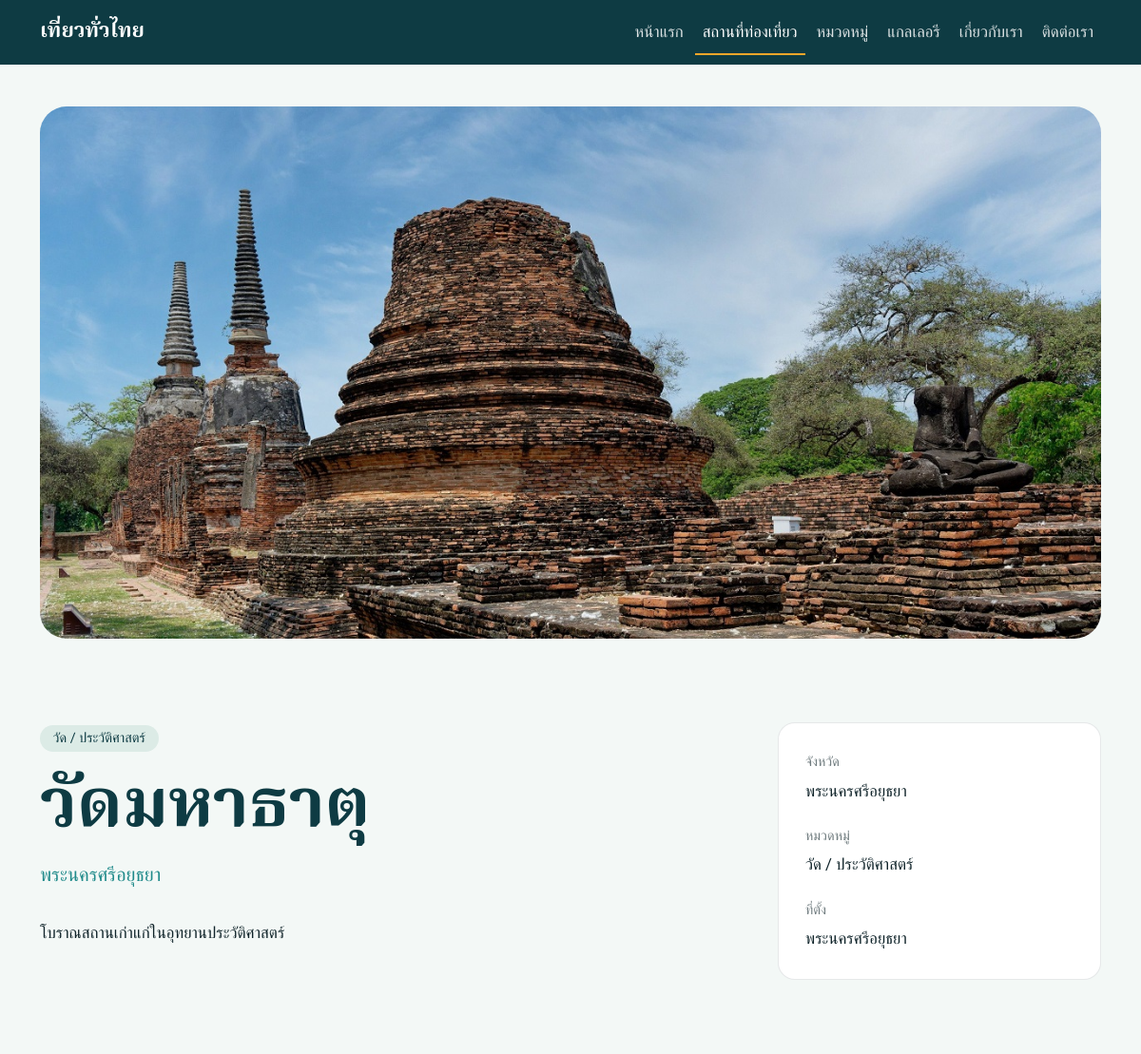
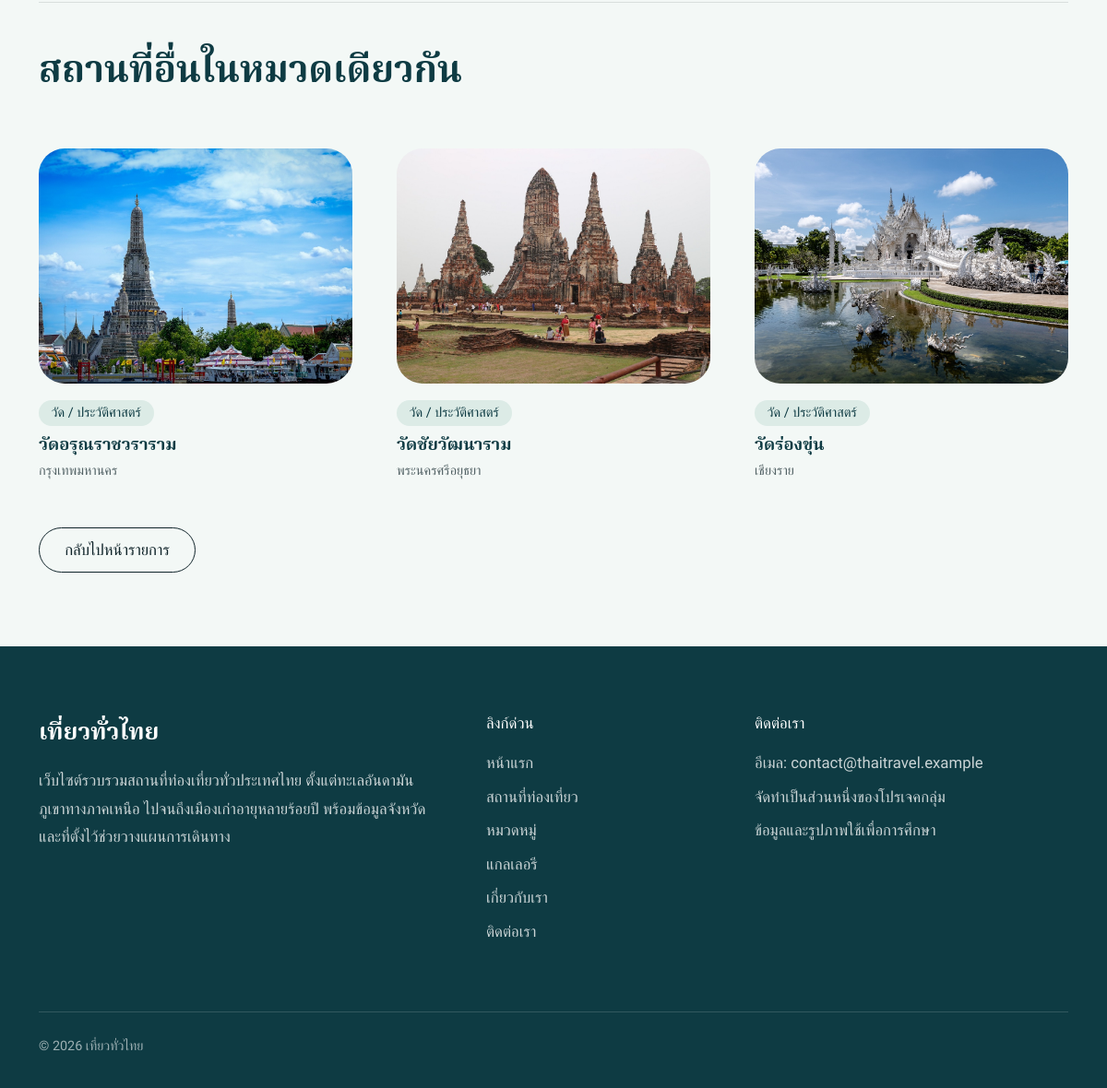
The page /place-detail.php?id=15 on the database its author committed (2 pictures, top to bottom).
### tables this page shows
CREATE TABLE IF NOT EXISTS places (
  id INT UNSIGNED AUTO_INCREMENT PRIMARY KEY,
  category_id INT UNSIGNED NOT NULL,
  name VARCHAR(150) NOT NULL,
  province VARCHAR(100) NOT NULL DEFAULT '',
  description TEXT,
  location VARCHAR(255) DEFAULT NULL,
  image VARCHAR(255) DEFAULT NULL,
  created_at TIMESTAMP NOT NULL DEFAULT CURRENT_TIMESTAMP,
  KEY idx_cat (category_id),
  CONSTRAINT fk_places_cat FOREIGN KEY (category_id) REFERENCES categories(id)
);

CREATE TABLE IF NOT EXISTS categories (
  id INT UNSIGNED AUTO_INCREMENT PRIMARY KEY,
  name VARCHAR(100) NOT NULL UNIQUE,
  created_at TIMESTAMP NOT NULL DEFAULT CURRENT_TIMESTAMP
);

### place-detail.php (the view, shortened to what this page needs)
<?php
require __DIR__ . '/config/db.php';
$uploadUrl = '/travel/uploads/';
$id = (int) ($_GET['id'] ?? 0);
$stmt = $pdo->prepare(
    'SELECT p.id, p.category_id, p.name, p.province, p.description, p.location, p.image,
            c.name AS category_name
     FROM places p
     LEFT JOIN categories c ON p.category_id = c.id
     WHERE p.id = ?'
);
$stmt->execute([$id]);
$place = $stmt->fetch();
$related = [];
if ($place && $place['category_id']) {
    $stmt = $pdo->prepare(
        'SELECT p.id, p.name, p.province, p.image, c.name AS category_name
         FROM places p
         LEFT JOIN categories c ON p.category_id = c.id
         WHERE p.category_id = ? AND p.id <> ?
         ORDER BY p.created_at DESC, p.id DESC
         LIMIT 3'
    );
    $stmt->execute([$place['category_id'], $place['id']]);
    $related = $stmt->fetchAll();
}
require __DIR__ . '/includes/header.php';
?>
<main class="section detail">
    <div class="container">
    <?php if (!$place): ?>
        <div class="empty-state">
            <h1 class="h2">ไม่พบสถานที่นี้</h1>
            <p class="prose">สถานที่ที่คุณเปิดอาจถูกลบไปแล้ว หรือลิงก์ไม่ถูกต้อง</p>
            <a href="/travel/places.php" class="btn-mango">กลับไปหน้ารายการ</a>
        </div>
    <?php else:
        $loc   = trim($place['location'] ?? '');
        $isUrl = (bool) preg_match('~^https?://~i', $loc);
    ?>
        <?php if ($place['image']): ?>
            <img class="detail-img"
                 src="<?= $uploadUrl . htmlspecialchars(rawurlencode($place['image'])) ?>"
                 alt="<?= htmlspecialchars($place['name']) ?>">
        <?php endif; ?>
        <div class="row g-5 mt-0">
            <div class="col-lg-8">
                <span class="tag tag-soft"><?= htmlspecialchars($place['category_name'] ?? 'ไม่ระบุหมวดหมู่') ?></span>
                <h1 class="detail-title"><?= htmlspecialchars($place['name']) ?></h1>
                <p class="detail-province"><?= htmlspecialchars($place['province'] ?? '') ?></p>
                <div class="prose">
                    <?php if (trim($place['description'] ?? '') !== ''): ?>
                        <p><?= nl2br(htmlspecialchars($place['description'])) ?></p>
                    <?php else: ?>
                        <p class="text-muted">ยังไม่มีรายละเอียดของสถานที่นี้</p>
                    <?php endif; ?>
                </div>
            </div>
            <div class="col-lg-4">
                <aside class="info-box">
                    <dl class="mb-0">
                        <dt>จังหวัด</dt>
                        <dd><?= htmlspecialchars($place['province'] ?: 'ไม่ได้ระบุ') ?></dd>
                        <dt>หมวดหมู่</dt>
                        <dd><?= htmlspecialchars($place['category_name'] ?? 'ไม่ได้ระบุ') ?></dd>
                        <dt>ที่ตั้ง</dt>
                        <dd class="mb-0">
                            <?php if ($loc === ''): ?>
                                ไม่ได้ระบุ
                            <?php elseif ($isUrl): ?>
                                <a href="<?= htmlspecialchars($loc, ENT_QUOTES) ?>"
                                   class="btn-mango mt-1" target="_blank" rel="noopener noreferrer">เปิดแผนที่</a>
                            <?php else: ?>
                                <?= htmlspecialchars($loc) ?>
                            <?php endif; ?>
                        </dd>
                    </dl>
                </aside>
            </div>
        </div>
        <?php if (count($related) > 0): ?>
            <div class="related">
                <h2>สถานที่อื่นในหมวดเดียวกัน</h2>
                <div class="row g-4 g-lg-5 mt-1">
                    <?php foreach ($related as $r): ?>
                        <div class="col-md-4">
                            <a href="/travel/place-detail.php?id=<?= (int)$r['id'] ?>" class="feature-sm">
                                <?php if ($r['image']): ?>
                                    <img src="<?= $uploadUrl . htmlspecialchars(rawurlencode($r['image'])) ?>"
                                         alt="<?= htmlspecialchars($r['name']) ?>">
                                <?php else: ?>
                                    <div class="img-empty">ไม่มีรูป</div>
                                <?php endif; ?>
                                <span class="tag tag-soft"><?= htmlspecialchars($r['category_name'] ?? 'ไม่ระบุหมวดหมู่') ?></span>
                                <h3><?= htmlspecialchars($r['name']) ?></h3>
                                <p class="mb-0"><?= htmlspecialchars($r['province'] ?? '') ?></p>
                            </a>
                        </div>
                    <?php endforeach; ?>
                </div>
            </div>
        <?php endif; ?>
        <div class="mt-5">
            <a href="/travel/places.php" class="btn-line">กลับไปหน้ารายการ</a>
        </div>
    <?php endif; ?>
    </div>
</main>
<?php require __DIR__ . '/includes/footer.php'; ?>

### assets/css/style.css (style rules this page uses)
:root { --sea-deep: #0E3B43; --lagoon: #1F8A8A; --foam: #F3F8F6; --ink: #10242A; --mango: #F4A62A; --mango-dk: #E0951A; --font-display: 'Noto Serif Thai', serif; --font-body: 'Anuphan', sans-serif; --fs-sm: 0.9rem; --fs-base: 1.05rem; --fs-lg: 1.25rem; --fs-h3: clamp(1.35rem, 2.2vw, 1.6rem); --fs-h2: clamp(1.8rem, 3.6vw, 2.5rem); --fs-h1: clamp(2.3rem, 6vw, 4.6rem); --radius-img: 28px; --nav-h: 4.5rem; --bs-body-font-family: var(--font-body); --bs-body-color: var(--ink); }
html { scroll-behavior: smooth; }
body { font-family: var(--font-body); font-size: var(--fs-base); font-weight: 400; line-height: 1.8; color: var(--ink); background: var(--foam); }
body.no-hero { padding-top: var(--nav-h); }
h1, h2, h3, h4 { font-family: var(--font-display); font-weight: 600; line-height: 1.35; color: var(--sea-deep); }
h1 { font-size: var(--fs-h1); }
h2 { font-size: var(--fs-h2); }
h3 { font-size: var(--fs-h3); }
.prose { max-width: 68ch; }
a { color: var(--lagoon); }
.btn-mango, .btn-line { display: inline-block; padding: .7rem 1.7rem; border-radius: 999px; font-weight: 500; text-decoration: none; line-height: 1.5; transition: background-color .2s ease; }
.btn-line { background: transparent; color: inherit; border: 1.5px solid currentColor; }
.section { padding: 5rem 0; }
.tag { display: inline-block; padding: .1rem .85rem; margin-bottom: .6rem; border-radius: 999px; font-size: var(--fs-sm); line-height: 1.7; }
.tag-soft { background: #DCEBE6; color: var(--sea-deep); }
.feature-sm { display: block; color: var(--ink); text-decoration: none; }
.feature-sm img, .feature-sm .img-empty { display: block; width: 100%; aspect-ratio: 4 / 3; object-fit: cover; border-radius: var(--radius-img); margin-bottom: .9rem; }
.feature-sm h3 { font-size: 1.15rem; margin-bottom: .1rem; }
.feature-sm p { font-size: var(--fs-sm); color: rgba(16, 36, 42, .7); }
.detail { padding-top: 2.5rem; }
.detail-img { display: block; width: 100%; aspect-ratio: 16 / 9; max-height: 560px; object-fit: cover; border-radius: var(--radius-img); margin-bottom: 2.5rem; }
.detail-title { font-size: var(--fs-h1); margin-bottom: .25rem; }
.detail-province { font-size: var(--fs-lg); color: var(--lagoon); margin-bottom: 1.75rem; }
.info-box { background: #fff; border-radius: 18px; padding: 1.75rem; border: 1px solid rgba(16, 36, 42, .1); }
.info-box dt { font-size: var(--fs-sm); font-weight: 500; color: rgba(16, 36, 42, .6); margin-bottom: .1rem; }
.info-box dd { margin-bottom: 1.25rem; }
.related { margin-top: 5rem; padding-top: 3rem; border-top: 1px solid rgba(16, 36, 42, .12); }
.btn, a, .card { transition: all 0.3s ease-in-out; }

### rows shown on the page
places: image (picture), category.name "วัด / ประวัติศาสตร์", name "วัดมหาธาตุ", province "พระนครศรีอยุธยา", description "โบราณสถานเก่าแก่ในอุทยานประวัติศาสตร์", location "พระนครศรีอยุธยา"
places: image (picture), category.name "วัด / ประวัติศาสตร์", name "วัดอรุณราชวราราม", province "กรุงเทพมหานคร"
places: image (picture), category.name "วัด / ประวัติศาสตร์", name "วัดชัยวัฒนาราม", province "พระนครศรีอยุธยา"
places: image (picture), category.name "วัด / ประวัติศาสตร์", name "วัดร่องขุ่น", province "เชียงราย"

### other values the page prints
$siteName "เที่ยวทั่วไทย"
$label "หน้าแรก"
$label "สถานที่ท่องเที่ยว"
$label "หมวดหมู่"
$label "แกลเลอรี"
$label "เกี่ยวกับเรา"
$label "ติดต่อเรา"
